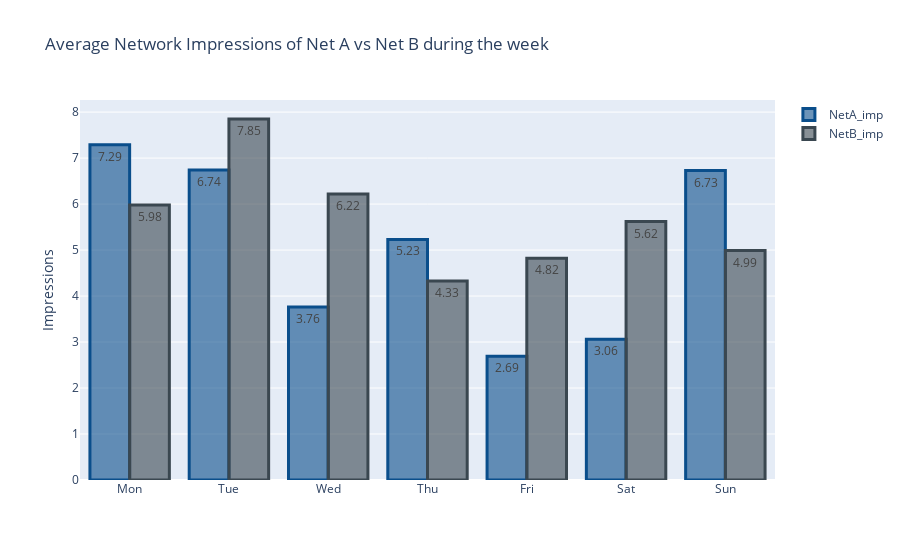

Notebook source saved alongside this figure:
### Markdown cell above
### Q1 - Acquired Network Impressions of A and B(Average)

### Code cell
fig = go.Figure(data=[go.Bar(name="NetA_imp",
            x=df_plot['Weekday'], y=df_plot['NetA_imp'],text=df_plot['NetA_imp'],
            textposition='auto',marker=dict(
        color='rgba(10, 78, 139, 0.6)',
        line=dict(color='rgba(10, 78, 139, 1.0)', width=3))
                            ),
            go.Bar(name="NetB_imp",
            x=df_plot['Weekday'], y=df_plot['NetB_imp'],text=df_plot['NetB_imp'],
            textposition='auto',marker=dict(
        color='rgba(58, 71, 80, 0.6)',
        line=dict(color='rgba(58, 71, 80, 1.0)', width=3)
    )
                  
                  ),          
            
        ])

fig.update_layout(title="Average Network Impressions of Net A vs Net B during the week",
    yaxis_title="Impressions",barmode='group')
fig.show()

### Figure 1 — Plotly figure (JSON) as saved in the notebook; plotly's stock layout.template omitted (floating-point values rounded to 4 significant figures)
{"data": [{"marker": {"color": "rgba(10, 78, 139, 0.6)", "line": {"color": "rgba(10, 78, 139, 1.0)", "width": 3}}, "name": "NetA_imp", "text": [7.29, 6.74, 3.76, 5.23, 2.69, 3.06, 6.73], "textposition": "auto", "type": "bar", "x": ["Mon", "Tue", "Wed", "Thu", "Fri", "Sat", "Sun"], "y": [7.29, 6.74, 3.76, 5.23, 2.69, 3.06, 6.73]}, {"marker": {"color": "rgba(58, 71, 80, 0.6)", "line": {"color": "rgba(58, 71, 80, 1.0)", "width": 3}}, "name": "NetB_imp", "text": [5.98, 7.85, 6.22, 4.33, 4.82, 5.62, 4.99], "textposition": "auto", "type": "bar", "x": ["Mon", "Tue", "Wed", "Thu", "Fri", "Sat", "Sun"], "y": [5.98, 7.85, 6.22, 4.33, 4.82, 5.62, 4.99]}], "layout": {"barmode": "group", "title": {"text": "Average Network Impressions of Net A vs Net B during the week"}, "yaxis": {"title": {"text": "Impressions"}}}}
